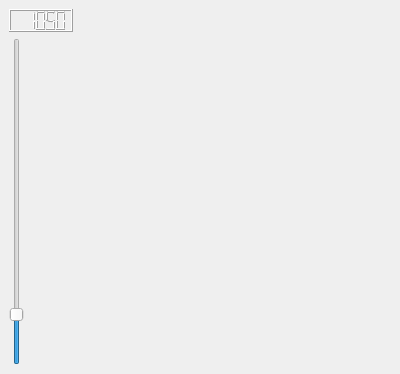
<ui version="4.0" >
 <class>Form</class>
 <widget class="QWidget" name="Form" >
  <property name="geometry" >
   <rect>
    <x>0</x>
    <y>0</y>
    <width>400</width>
    <height>374</height>
   </rect>
  </property>
  <property name="windowTitle" >
   <string>Form</string>
  </property>
  <layout class="QVBoxLayout" >
   <property name="margin" >
    <number>9</number>
   </property>
   <property name="spacing" >
    <number>6</number>
   </property>
   <item>
    <layout class="QGridLayout" >
     <property name="margin" >
      <number>0</number>
     </property>
     <property name="spacing" >
      <number>6</number>
     </property>
     <item row="0" column="0" >
      <widget class="QLCDNumber" name="lcdNumber" >
       <property name="value" stdset="0" >
        <double>1050.000000000000000</double>
       </property>
      </widget>
     </item>
     <item row="1" column="0" >
      <widget class="QSlider" name="verticalSlider" >
       <property name="minimum" >
        <number>900</number>
       </property>
       <property name="maximum" >
        <number>2000</number>
       </property>
       <property name="value" >
        <number>1050</number>
       </property>
       <property name="orientation" >
        <enum>Qt::Vertical</enum>
       </property>
      </widget>
     </item>
     <item rowspan="2" row="0" column="1" >
      <widget class="MarbleWidget" name="MarbleWidget" >
       <property name="toolTip" >
        <string>The Earth</string>
       </property>
       <property name="whatsThis" >
        <string>The Marble widget displays a virtual globe.</string>
       </property>
       <property name="zoom" stdset="0" >
        <number>1050</number>
       </property>
       <property name="latitude" stdset="0" >
        <double>54.799991607666016</double>
       </property>
      </widget>
     </item>
    </layout>
   </item>
  </layout>
 </widget>
 <customwidgets>
  <customwidget>
   <class>MarbleWidget</class>
   <extends>QWidget</extends>
   <header>MarbleWidget.h</header>
  </customwidget>
 </customwidgets>
 <resources/>
 <connections>
  <connection>
   <sender>verticalSlider</sender>
   <signal>valueChanged(int)</signal>
   <receiver>MarbleWidget</receiver>
   <slot>zoomView(int)</slot>
   <hints>
    <hint type="sourcelabel" >
     <x>89</x>
     <y>243</y>
    </hint>
    <hint type="destinationlabel" >
     <x>198</x>
     <y>252</y>
    </hint>
   </hints>
  </connection>
  <connection>
   <sender>MarbleWidget</sender>
   <signal>zoomChanged(int)</signal>
   <receiver>lcdNumber</receiver>
   <slot>display(int)</slot>
   <hints>
    <hint type="sourcelabel" >
     <x>237</x>
     <y>208</y>
    </hint>
    <hint type="destinationlabel" >
     <x>91</x>
     <y>78</y>
    </hint>
   </hints>
  </connection>
 </connections>
</ui>
